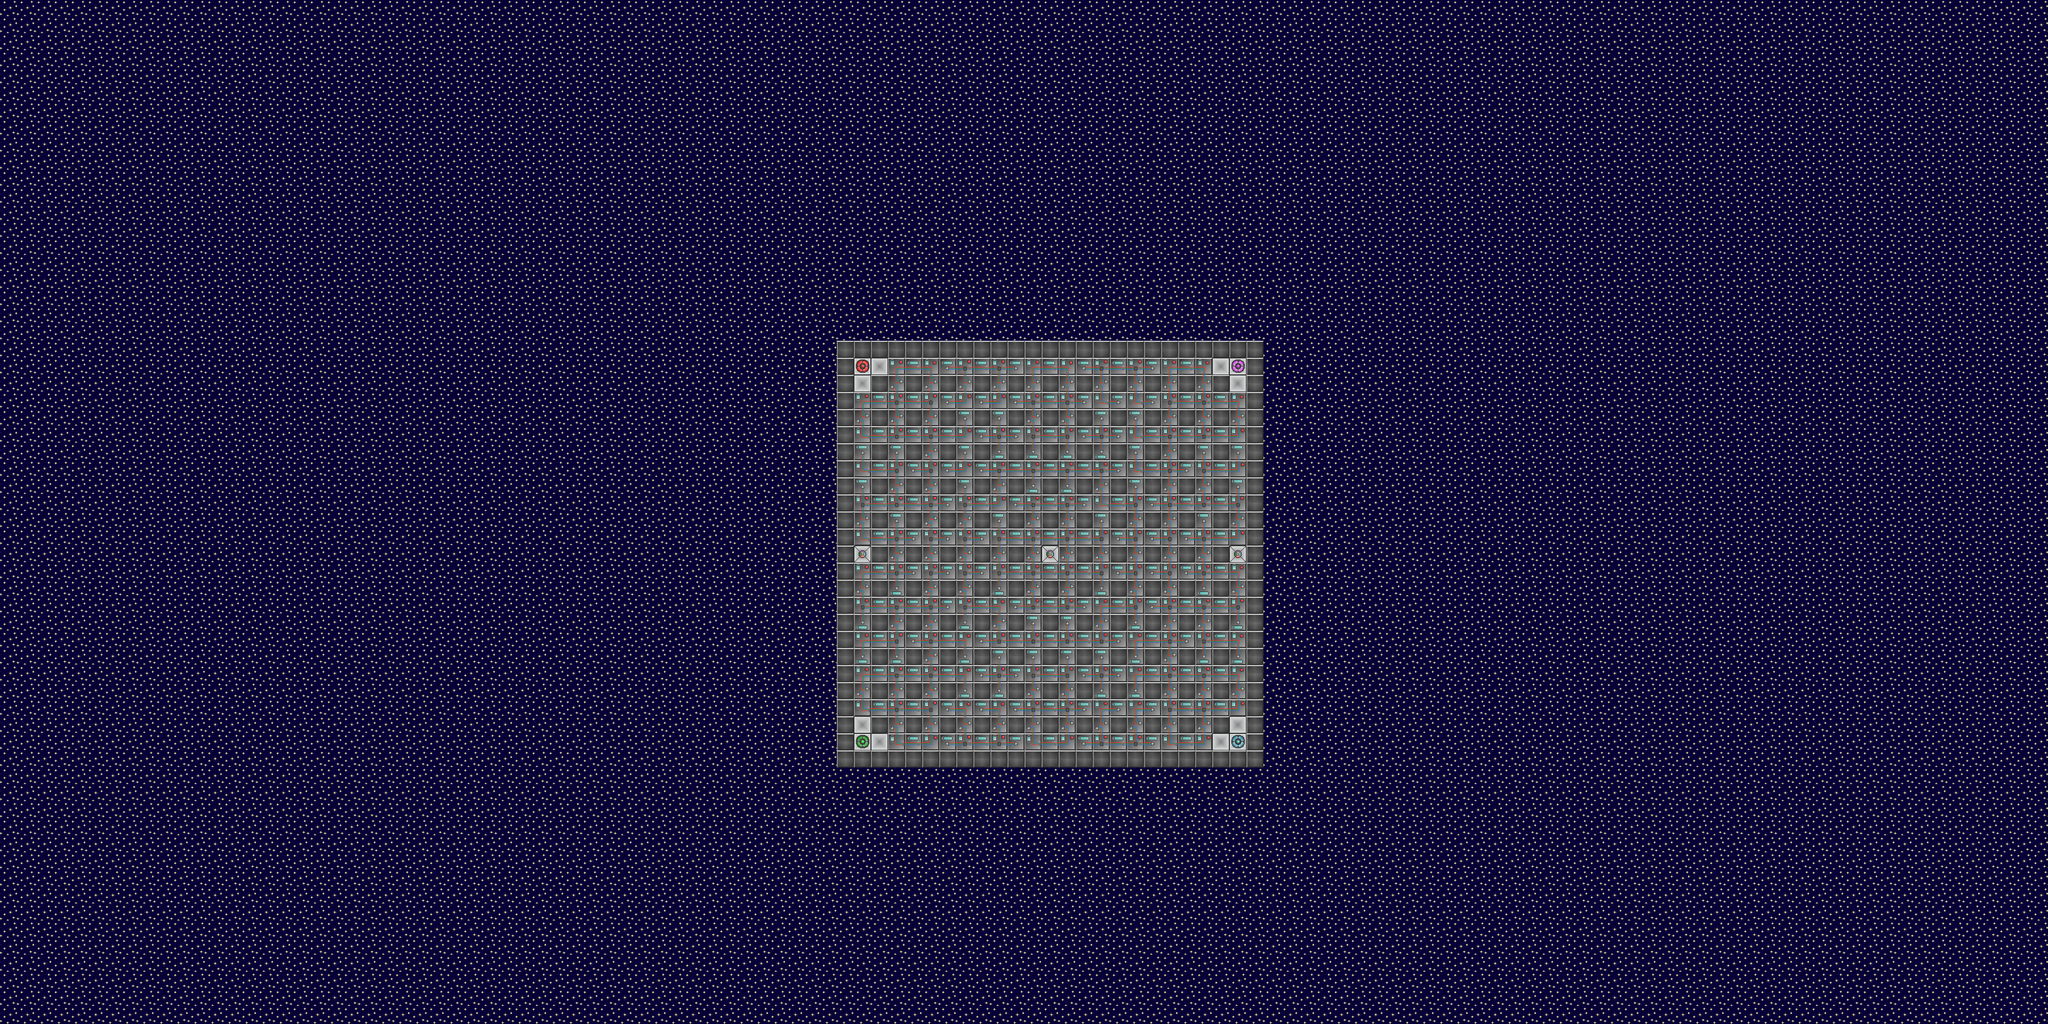

Rendered tile map (Tiled .tmx) drawn with the repository's tilesets; below, a short description and the map source with its tile grids summarised:
An orthogonal 120x60 tile map with 32x32 px tiles, 5 tile layers (Background, Floor, Blocks, Items, ...), 2 tilesets.

<map version="1.0" orientation="orthogonal" renderorder="right-down" width="120" height="60" tilewidth="32" tileheight="32" nextobjectid="1">
 <tileset firstgid="1" name="map_tiles" tilewidth="34" tileheight="34" tilecount="28" columns="4">
  <image source="../blocks/map_tiles.png" width="136" height="256" />
  <tile id="2">
   <properties>
    <property name="Item-Spawner" value="" />
   </properties>
  </tile>
  <tile id="4">
   <properties>
    <property name="Spawn-P2" value="" />
   </properties>
  </tile>
  <tile id="5">
   <properties>
    <property name="Spawn-P3" value="" />
   </properties>
  </tile>
  <tile id="6">
   <properties>
    <property name="Spawn-P4" value="" />
   </properties>
  </tile>
  <tile id="7">
   <properties>
    <property name="Spawn-P1" value="" />
   </properties>
  </tile>
  <tile id="8">
   <properties>
    <property name="blocked" value="" />
    <property name="undestructable" value="" />
   </properties>
  </tile>
  <tile id="9">
   <properties>
    <property name="blocked" value="" />
    <property name="ghost-blocked" value="" />
    <property name="undestructable" value="" />
   </properties>
  </tile>
  <tile id="10">
   <properties>
    <property name="blocked" value="" />
   </properties>
  </tile>
  <tile id="12">
   <properties>
    <property name="blocked" value="" />
   </properties>
  </tile>
  <tile id="13">
   <properties>
    <property name="blocked" value="" />
   </properties>
  </tile>
  <tile id="14">
   <properties>
    <property name="blocked" value="" />
   </properties>
  </tile>
  <tile id="15">
   <properties>
    <property name="blocked" value="" />
   </properties>
  </tile>
  <tile id="16">
   <properties>
    <property name="blocked" value="" />
   </properties>
  </tile>
  <tile id="17">
   <properties>
    <property name="blocked" value="" />
   </properties>
  </tile>
  <tile id="18">
   <properties>
    <property name="blocked" value="" />
   </properties>
  </tile>
  <tile id="19">
   <properties>
    <property name="blocked" value="" />
   </properties>
  </tile>
  <tile id="20">
   <properties>
    <property name="blocked" value="" />
   </properties>
  </tile>
  <tile id="21">
   <properties>
    <property name="blocked" value="" />
   </properties>
  </tile>
  <tile id="22">
   <properties>
    <property name="blocked" value="" />
   </properties>
  </tile>
  <tile id="23">
   <properties>
    <property name="blocked" value="" />
   </properties>
  </tile>
  <tile id="24">
   <properties>
    <property name="blocked" value="" />
   </properties>
  </tile>
  <tile id="26">
   <properties>
    <property name="blocked" value="" />
   </properties>
  </tile>
 </tileset>
 <tileset firstgid="29" name="background-credits" tilewidth="34" tileheight="34" tilecount="28" columns="4">
  <image source="../blocks/background-credits.png" width="136" height="256" />
 </tileset>
 <layer name="Background" width="120" height="60">
  <data>[7200 cells, 7200 non-empty, 1 distinct tile ids]</data>
 </layer>
 <layer name="Floor" width="120" height="60">
  <data>[7200 cells, 529 non-empty, 6 distinct tile ids]</data>
 </layer>
 <layer name="Blocks" width="120" height="60">
  <data>[7200 cells, 610 non-empty, 17 distinct tile ids]</data>
 </layer>
 <layer name="Items" width="120" height="60">
  <data>[7200 cells, 0 non-empty, 0 distinct tile ids]</data>
 </layer>
 <layer name="Bombs" width="120" height="60">
  <data>[7200 cells, 0 non-empty, 0 distinct tile ids]</data>
 </layer>
</map>
